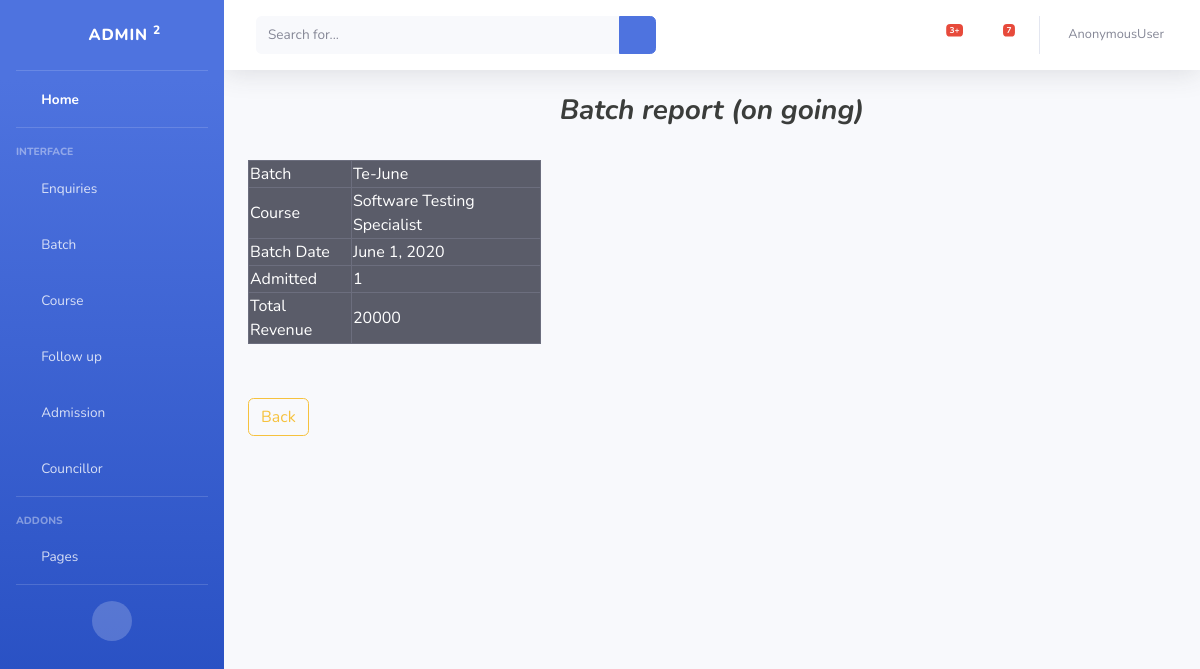
/enquiry/viewbatchgo, run on the app's committed database.
### enq/models.py (models this page shows, shortened)
class Batch(models.Model):
    Batch_code=models.CharField(max_length=120,unique=True)
    course_name=models.ForeignKey(Course,on_delete=models.CASCADE)
    Batch_Date=models.DateField()
    action=(('1','yet_to_begin'),
            ('2','started'),
            ('3','completed'))
    Batch_Status=models.CharField(max_length=120,choices=action)

### enq/views.py (the view)
# urls.py: path('viewbatchgo',ViewBatchOngoing.as_view(),name="viewbatchgo"),
class ViewBatchOngoing(TemplateView):
    model=Enquiry
    template_name = "batch/viewbatch2.html"
    form_class=EnquiryFrm
    def get(self, request, *args, **kwargs):
        qs2=Enquiry.objects.filter(status='2').values('student_name','qualification','college_name','phone_no','Batch_code__Batch_code').annotate(enq2=(Count('enquiry_id')))
        qs=Admission.objects.filter(Batch_code__Batch_Status='2').values('Batch_code__Batch_Date','Batch_code__Batch_code','coursefee','Batch_code__course_name__course_name').annotate(enqadmitted11=(Count('admission_no')),fee=(Sum('coursefee')))
        context={}
        context["form"]=qs
        context["form2"]=qs2
        return render(request,self.template_name,context)

### enq/templates/batch/viewbatch2.html (shortened to what this page needs)
<!DOCTYPE html>
{% extends 'enq/base1.html' %}
{% block content %}
<h3 align="center"><b><i>Batch report (on going)</i></b></h3><br>
    <div class="row">
        {% for j in form %}
        <div class="col-md-4">
    <table border="1px" class="table-dark">
    <tr>
        <td>Batch</td><td>{{j.Batch_code__Batch_code}}</td>
    </tr>
    <tr>
        <td>Course</td><td>{{j.Batch_code__course_name__course_name}}</td>
    </tr>
    <tr>
        <td>Batch Date</td><td>{{j.Batch_code__Batch_Date}}</td>
    </tr>
    <tr>
        <td>Admitted</td><td>{{j.enqadmitted11}}</td>
    </tr>
    <tr>
        <td>Total Revenue</td><td>{{j.fee}}</td>
    </tr>
        </table><br>
        </div>
        {% endfor %}
    <div class="col-md-4"></div>
    <div class="col-md-4"></div>
    </div>
<input type=button class="btn btn-outline-warning" style="margin-top: 30px;" value="Back" onClick="javascript:history.go(-1);">
{% endblock %}

### enq/templates/batch/viewbatch2.html (style rules this page uses)
body { color:#3b3d3b; }

### data on the page
Batch: Batch_code__Batch_code "Te-June", Batch_code__course_name__course_name "Software Testing Specialist", Batch_code__Batch_Date "June 1, 2020", enqadmitted11 "1", fee "20000"

### other printed values
{{ request.user }} "AnonymousUser"
